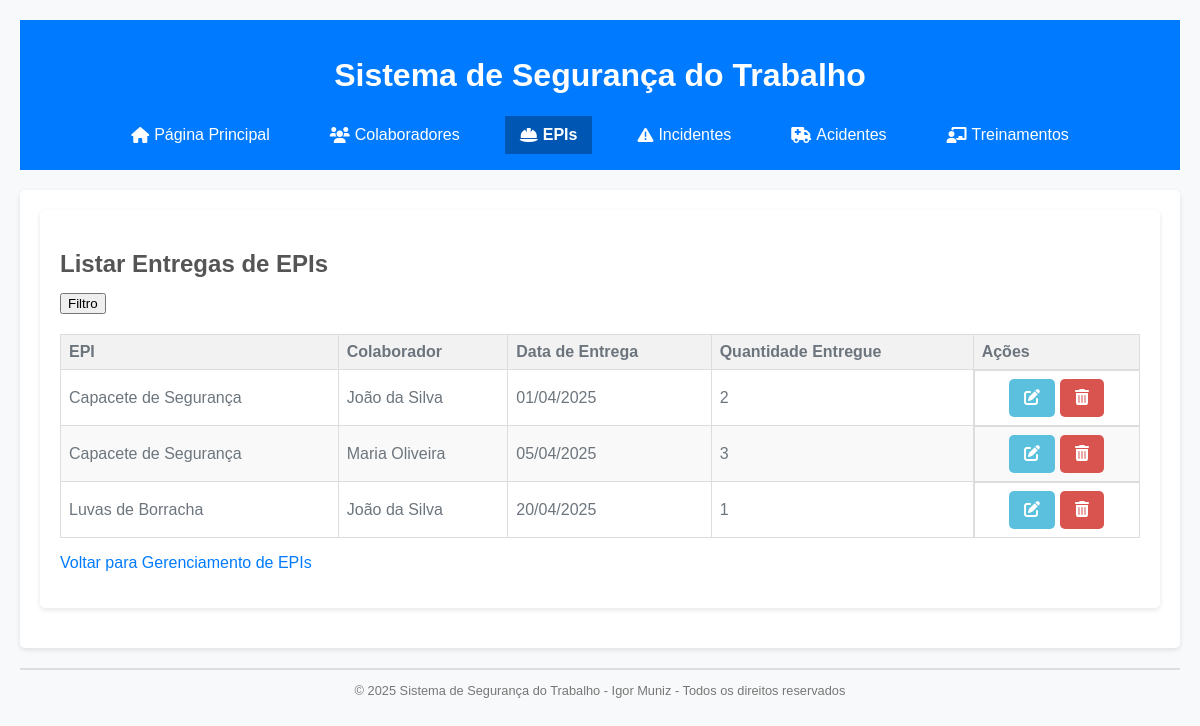
/listar_entregas_epi, run on the app's committed database.
### tables this page shows
CREATE TABLE entregas_epi (
    id INTEGER PRIMARY KEY AUTOINCREMENT,
    epi_id INTEGER NOT NULL,
    colaborador_id INTEGER,
    data_entrega TEXT NOT NULL,
    quantidade_entregue INTEGER NOT NULL,
    tipo_movimentacao TEXT NOT NULL,
    nota_fiscal TEXT,
    preco_unitario REAL,
    preco_total REAL,
    fornecedor TEXT,        -- Nova coluna
    FOREIGN KEY (epi_id) REFERENCES epis(id),
    FOREIGN KEY (colaborador_id) REFERENCES colaboradores(id)
);

CREATE TABLE epis (
    id INTEGER PRIMARY KEY AUTOINCREMENT,
    nome TEXT NOT NULL UNIQUE,
    ca TEXT,
    descricao TEXT NOT NULL,
    fabricante TEXT,
    data_validade TEXT,
    controlar_periodicidade TEXT NOT NULL DEFAULT 'Nao',
    periodicidade_troca INTEGER,
    quantidade_estoque INTEGER NOT NULL DEFAULT 0,
    estoque_minimo INTEGER NOT NULL DEFAULT 0
);

CREATE TABLE colaboradores (
    id INTEGER PRIMARY KEY AUTOINCREMENT,
    nome_completo TEXT NOT NULL,
    rg TEXT NOT NULL UNIQUE,
    cpf TEXT NOT NULL UNIQUE,
    funcao TEXT NOT NULL,
    setor TEXT NOT NULL,
    data_admissao TEXT NOT NULL,
    status TEXT NOT NULL DEFAULT 'Ativo',
    data_desligamento TEXT
);

### app.py (the view)
@app.route('/listar_entregas_epi')
def listar_entregas_epi():
    db = get_db()
    epi_id = request.args.getlist('epi_id')
    colaborador_id = request.args.getlist('colaborador_id')
    data_inicio = request.args.get('data_inicio')
    data_fim = request.args.get('data_fim')
    query = """
        SELECT e.nome as epi_nome, c.nome_completo as colaborador_nome, en.data_entrega, en.quantidade_entregue
        FROM entregas_epi en
        JOIN epis e ON en.epi_id = e.id
        JOIN colaboradores c ON en.colaborador_id = c.id
        WHERE 1
    """
    params = []
    if epi_id:
        query += " AND en.epi_id IN ({})".format(','.join(['?'] * len(epi_id)))
        params.extend(epi_id)
    if colaborador_id:
        query += " AND en.colaborador_id IN ({})".format(','.join(['?'] * len(colaborador_id)))
        params.extend(colaborador_id)
    if data_inicio:
        query += " AND en.data_entrega >= ?"
        params.append(data_inicio)
    if data_fim:
        query += " AND en.data_entrega <= ?"
        params.append(data_fim)
    entregas = db.execute(query, params).fetchall()
    epis = db.execute("SELECT * FROM epis").fetchall()
    colaboradores = db.execute("SELECT * FROM colaboradores").fetchall()
    entregas_formatadas = []
    for entrega in entregas:
        entrega_dict = dict(entrega)
        entrega_dict['data_entrega'] = formatar_data(entrega_dict['data_entrega'])
        entregas_formatadas.append(entrega_dict)
    return render_template('listar_entregas_epi.html', entregas=entregas_formatadas, epis=epis, colaboradores=colaboradores)

### app.py (called while the page is built)
def formatar_data(data):
    if data:
        data_obj = datetime.strptime(data, '%Y-%m-%d').date()
        return data_obj.strftime('%d/%m/%Y')
    return None

### database.py (called while the page is built)
def get_db():
    db = sqlite3.connect(DATABASE)
    db.row_factory = sqlite3.Row  # Isso permite acessar as colunas por nome
    return db

### templates/listar_entregas_epi.html (shortened to what this page needs)
{% extends 'base.html' %}
{% block content %}
<section class="list-section">
    <h1>
        Listar Entregas de EPIs
    </h1>
    <button id="btn_filtro">Filtro</button>
    {% if entregas %}
    <div class="table-container">
        <table>
            <thead>
                <tr>
                    <th>
                        EPI
                    </th>
                    <th>
                        Colaborador
                    </th>
                    <th>
                        Data de Entrega
                    </th>
                    <th>
                        Quantidade Entregue
                    </th>
                    <th>
                        Ações
                    </th>
                </tr>
            </thead>
            <tbody>
                {% for entrega in entregas %}
                <tr>
                    <td>
                        {{ entrega['epi_nome'] }}
                    </td>
                    <td>
                        {{ entrega['colaborador_nome'] }}
                    </td>
                    <td>
                        {{ entrega['data_entrega'] }}
                    </td>
                    <td>
                        {{ entrega['quantidade_entregue'] }}
                    </td>
                    <td class="action-buttons">
                        <a href="/editar_entrega_epi/{{ entrega['id'] }}" class="action-button edit-button">
                            <i class="fas fa-edit"></i>
                        </a>
                        <a href="/excluir_entrega_epi/{{ entrega['id'] }}" class="action-button delete-button">
                            <i class="fas fa-trash-alt"></i>
                        </a>
                    </td>
                </tr>
                {% endfor %}
            </tbody>
        </table>
    </div>
    {% else %}
    <p>
        Não há entregas de EPIs para exibir.
    </p>
    {% endif %}
    <p>
        <a href="/epis">
            Voltar para Gerenciamento de EPIs
        </a>
    </p>
</section>
<link rel="stylesheet" href="https://code.jquery.com/ui/1.13.2/themes/base/jquery-ui.css">
{% endblock %}

### static/style.css (style rules this page uses)
body { font-family: sans-serif; margin: 20px; background-color: #f8f9fa; color: #6c757d; }
a { color: #007bff; text-decoration: none; transition: color 0.3s ease; }
main, .form-section, .list-section { background-color: #fff; padding: 20px; border-radius: 5px; box-shadow: 0 2px 5px rgba(0, 0, 0, 0.1); margin-bottom: 20px; }
main h1, .form-section h1, .list-section h1 { font-size: 1.5em; color: #555; margin-bottom: 15px; }
.form-button, button[type="submit"], .action-button { background-color: #007bff; color: #fff; padding: 10px 15px; border: none; border-radius: 5px; cursor: pointer; font-size: 1em; transition: background-color 0.3s ease; }
.table-container { overflow-x: auto; }
table { width: 100%; border-collapse: collapse; margin-top: 20px; }
th, td { border: 1px solid #ddd; padding: 8px; text-align: left; }
th { background-color: #f2f2f2; font-weight: bold; }
tr:nth-child(even) { background-color: #f9f9f9; }
.action-buttons { display: flex; justify-content: center; gap: 5px; }
.edit-button { background-color: #5bc0de; color: white; }
.delete-button { background-color: #d9534f; color: white; }

### data on the page
entregas_epi: epi_nome "Capacete de Segurança", colaborador_nome "João da Silva", data_entrega "01/04/2025", quantidade_entregue "2"
entregas_epi: epi_nome "Capacete de Segurança", colaborador_nome "Maria Oliveira", data_entrega "05/04/2025", quantidade_entregue "3"
entregas_epi: epi_nome "Luvas de Borracha", colaborador_nome "João da Silva", data_entrega "20/04/2025", quantidade_entregue "1"
